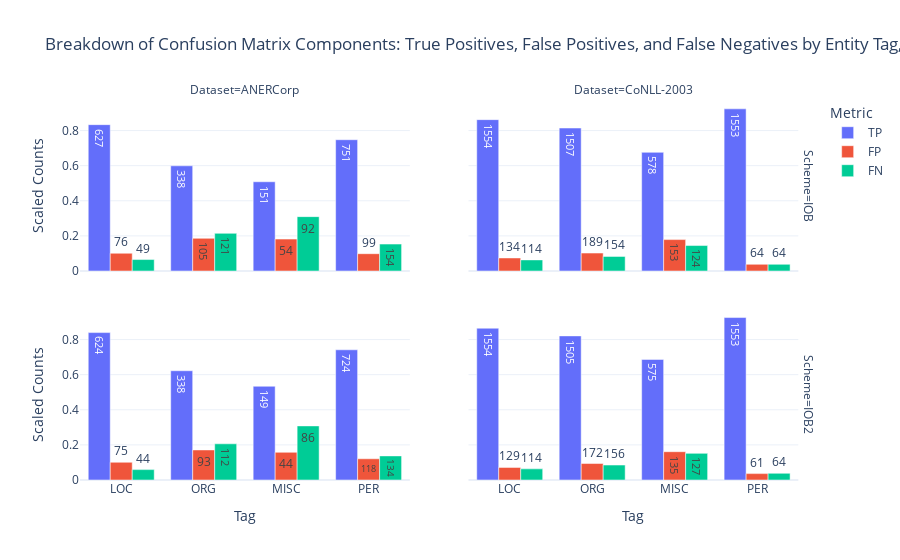

The code cell stored with this chart in its notebook:
### Code cell
confusion_bar = ConfusionBarChart(dash_data, mappings)
confusion_bar.visualize()

### Figure 1 — Plotly figure (JSON) as saved in the notebook; plotly's stock layout.template omitted (floating-point values rounded to 4 significant figures)
{"data": [{"alignmentgroup": "True", "hovertemplate": "Metric=TP<br>Scheme=IOB<br>Dataset=ANERCorp<br>Tag=%{x}<br>Scaled Counts=%{y}<br>Count=%{text}<extra></extra>", "legendgroup": "TP", "marker": {"color": "#636efa", "pattern": {"shape": ""}}, "name": "TP", "offsetgroup": "TP", "orientation": "v", "showlegend": true, "text": [627, 338, 151, 751], "textposition": "auto", "type": "bar", "x": ["LOC", "ORG", "MISC", "PER"], "xaxis": "x3", "y": [0.8338, 0.5993, 0.5084, 0.748], "yaxis": "y3"}, {"alignmentgroup": "True", "hovertemplate": "Metric=TP<br>Scheme=IOB<br>Dataset=CoNLL-2003<br>Tag=%{x}<br>Scaled Counts=%{y}<br>Count=%{text}<extra></extra>", "legendgroup": "TP", "marker": {"color": "#636efa", "pattern": {"shape": ""}}, "name": "TP", "offsetgroup": "TP", "orientation": "v", "showlegend": false, "text": [1553, 1554, 1507, 578], "textposition": "auto", "type": "bar", "x": ["PER", "LOC", "ORG", "MISC"], "xaxis": "x4", "y": [0.9239, 0.8624, 0.8146, 0.676], "yaxis": "y4"}, {"alignmentgroup": "True", "hovertemplate": "Metric=TP<br>Scheme=IOB2<br>Dataset=ANERCorp<br>Tag=%{x}<br>Scaled Counts=%{y}<br>Count=%{text}<extra></extra>", "legendgroup": "TP", "marker": {"color": "#636efa", "pattern": {"shape": ""}}, "name": "TP", "offsetgroup": "TP", "orientation": "v", "showlegend": false, "text": [624, 338, 149, 724], "textposition": "auto", "type": "bar", "x": ["LOC", "ORG", "MISC", "PER"], "xaxis": "x", "y": [0.8398, 0.6225, 0.5341, 0.7418], "yaxis": "y"}, {"alignmentgroup": "True", "hovertemplate": "Metric=TP<br>Scheme=IOB2<br>Dataset=CoNLL-2003<br>Tag=%{x}<br>Scaled Counts=%{y}<br>Count=%{text}<extra></extra>", "legendgroup": "TP", "marker": {"color": "#636efa", "pattern": {"shape": ""}}, "name": "TP", "offsetgroup": "TP", "orientation": "v", "showlegend": false, "text": [1553, 1554, 1505, 575], "textposition": "auto", "type": "bar", "x": ["PER", "LOC", "ORG", "MISC"], "xaxis": "x2", "y": [0.9255, 0.8648, 0.8211, 0.687], "yaxis": "y2"}, {"alignmentgroup": "True", "hovertemplate": "Metric=FP<br>Scheme=IOB<br>Dataset=ANERCorp<br>Tag=%{x}<br>Scaled Counts=%{y}<br>Count=%{text}<extra></extra>", "legendgroup": "FP", "marker": {"color": "#EF553B", "pattern": {"shape": ""}}, "name": "FP", "offsetgroup": "FP", "orientation": "v", "showlegend": true, "text": [76, 105, 54, 99], "textposition": "auto", "type": "bar", "x": ["LOC", "ORG", "MISC", "PER"], "xaxis": "x3", "y": [0.1011, 0.1862, 0.1818, 0.09861], "yaxis": "y3"}, {"alignmentgroup": "True", "hovertemplate": "Metric=FP<br>Scheme=IOB<br>Dataset=CoNLL-2003<br>Tag=%{x}<br>Scaled Counts=%{y}<br>Count=%{text}<extra></extra>", "legendgroup": "FP", "marker": {"color": "#EF553B", "pattern": {"shape": ""}}, "name": "FP", "offsetgroup": "FP", "orientation": "v", "showlegend": false, "text": [64, 134, 189, 153], "textposition": "auto", "type": "bar", "x": ["PER", "LOC", "ORG", "MISC"], "xaxis": "x4", "y": [0.03807, 0.07436, 0.1022, 0.1789], "yaxis": "y4"}, {"alignmentgroup": "True", "hovertemplate": "Metric=FP<br>Scheme=IOB2<br>Dataset=ANERCorp<br>Tag=%{x}<br>Scaled Counts=%{y}<br>Count=%{text}<extra></extra>", "legendgroup": "FP", "marker": {"color": "#EF553B", "pattern": {"shape": ""}}, "name": "FP", "offsetgroup": "FP", "orientation": "v", "showlegend": false, "text": [75, 93, 44, 118], "textposition": "auto", "type": "bar", "x": ["LOC", "ORG", "MISC", "PER"], "xaxis": "x", "y": [0.1009, 0.1713, 0.1577, 0.1209], "yaxis": "y"}, {"alignmentgroup": "True", "hovertemplate": "Metric=FP<br>Scheme=IOB2<br>Dataset=CoNLL-2003<br>Tag=%{x}<br>Scaled Counts=%{y}<br>Count=%{text}<extra></extra>", "legendgroup": "FP", "marker": {"color": "#EF553B", "pattern": {"shape": ""}}, "name": "FP", "offsetgroup": "FP", "orientation": "v", "showlegend": false, "text": [61, 129, 172, 135], "textposition": "auto", "type": "bar", "x": ["PER", "LOC", "ORG", "MISC"], "xaxis": "x2", "y": [0.03635, 0.07179, 0.09384, 0.1613], "yaxis": "y2"}, {"alignmentgroup": "True", "hovertemplate": "Metric=FN<br>Scheme=IOB<br>Dataset=ANERCorp<br>Tag=%{x}<br>Scaled Counts=%{y}<br>Count=%{text}<extra></extra>", "legendgroup": "FN", "marker": {"color": "#00cc96", "pattern": {"shape": ""}}, "name": "FN", "offsetgroup": "FN", "orientation": "v", "showlegend": true, "text": [49, 121, 92, 154], "textposition": "auto", "type": "bar", "x": ["LOC", "ORG", "MISC", "PER"], "xaxis": "x3", "y": [0.06516, 0.2145, 0.3098, 0.1534], "yaxis": "y3"}, {"alignmentgroup": "True", "hovertemplate": "Metric=FN<br>Scheme=IOB<br>Dataset=CoNLL-2003<br>Tag=%{x}<br>Scaled Counts=%{y}<br>Count=%{text}<extra></extra>", "legendgroup": "FN", "marker": {"color": "#00cc96", "pattern": {"shape": ""}}, "name": "FN", "offsetgroup": "FN", "orientation": "v", "showlegend": false, "text": [64, 114, 154, 124], "textposition": "auto", "type": "bar", "x": ["PER", "LOC", "ORG", "MISC"], "xaxis": "x4", "y": [0.03807, 0.06326, 0.08324, 0.145], "yaxis": "y4"}, {"alignmentgroup": "True", "hovertemplate": "Metric=FN<br>Scheme=IOB2<br>Dataset=ANERCorp<br>Tag=%{x}<br>Scaled Counts=%{y}<br>Count=%{text}<extra></extra>", "legendgroup": "FN", "marker": {"color": "#00cc96", "pattern": {"shape": ""}}, "name": "FN", "offsetgroup": "FN", "orientation": "v", "showlegend": false, "text": [44, 112, 86, 134], "textposition": "auto", "type": "bar", "x": ["LOC", "ORG", "MISC", "PER"], "xaxis": "x", "y": [0.05922, 0.2063, 0.3082, 0.1373], "yaxis": "y"}, {"alignmentgroup": "True", "hovertemplate": "Metric=FN<br>Scheme=IOB2<br>Dataset=CoNLL-2003<br>Tag=%{x}<br>Scaled Counts=%{y}<br>Count=%{text}<extra></extra>", "legendgroup": "FN", "marker": {"color": "#00cc96", "pattern": {"shape": ""}}, "name": "FN", "offsetgroup": "FN", "orientation": "v", "showlegend": false, "text": [64, 114, 156, 127], "textposition": "auto", "type": "bar", "x": ["PER", "LOC", "ORG", "MISC"], "xaxis": "x2", "y": [0.03814, 0.06344, 0.08511, 0.1517], "yaxis": "y2"}], "layout": {"annotations": [{"font": {}, "showarrow": false, "text": "Dataset=ANERCorp", "x": 0.225, "xanchor": "center", "xref": "paper", "y": 1, "yanchor": "bottom", "yref": "paper"}, {"font": {}, "showarrow": false, "text": "Dataset=CoNLL-2003", "x": 0.755, "xanchor": "center", "xref": "paper", "y": 1, "yanchor": "bottom", "yref": "paper"}, {"font": {}, "showarrow": false, "text": "Scheme=IOB2", "textangle": 90, "x": 0.98, "xanchor": "left", "xref": "paper", "y": 0.225, "yanchor": "middle", "yref": "paper"}, {"font": {}, "showarrow": false, "text": "Scheme=IOB", "textangle": 90, "x": 0.98, "xanchor": "left", "xref": "paper", "y": 0.775, "yanchor": "middle", "yref": "paper"}], "barmode": "group", "legend": {"title": {"text": "Metric"}, "tracegroupgap": 0}, "paper_bgcolor": "rgba(255,255,255,1)", "plot_bgcolor": "rgba(255,255,255,1)", "title": {"text": "Breakdown of Confusion Matrix Components: True Positives, False Positives, and False Negatives by Entity Tag, Categorized by Dataset and Tagging Scheme"}, "xaxis": {"anchor": "y", "domain": [0, 0.45], "title": {"text": "Tag"}}, "xaxis2": {"anchor": "y2", "domain": [0.53, 0.98], "matches": "x", "title": {"text": "Tag"}}, "xaxis3": {"anchor": "y3", "domain": [0, 0.45], "matches": "x", "showticklabels": false}, "xaxis4": {"anchor": "y4", "domain": [0.53, 0.98], "matches": "x", "showticklabels": false}, "yaxis": {"anchor": "x", "domain": [0, 0.45], "title": {"text": "Scaled Counts"}}, "yaxis2": {"anchor": "x2", "domain": [0, 0.45], "matches": "y", "showticklabels": false}, "yaxis3": {"anchor": "x3", "domain": [0.55, 1], "matches": "y", "title": {"text": "Scaled Counts"}}, "yaxis4": {"anchor": "x4", "domain": [0.55, 1], "matches": "y", "showticklabels": false}}}
